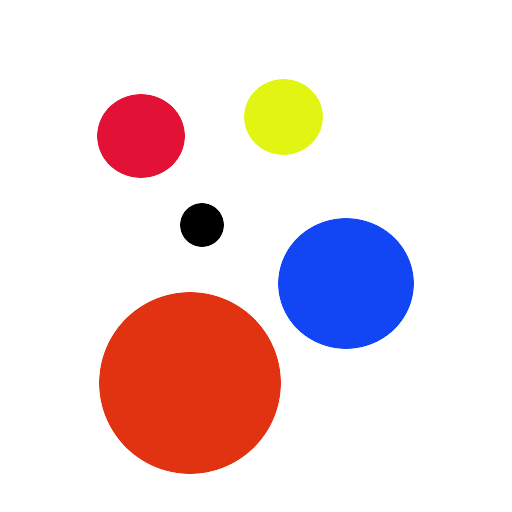
#> input picture images/circles.jpg, 512 x 512 px, found by its file name
$ python -i RoundGenerator.py   (imports and definitions only)
#> lines starting #> are read from the running program, lines starting #| are printed output that depends on the picture; after the words box and inside, x2 and y2 are one past the last pixel; in counts of white or black regions, pixels touching at a corner belong together
import cv2
import Config
import numpy as np

class RoundGenerator:

    # (target image, seconds to play)
    rounds = [
        ("circle.png", 10),
        ("square.png", 10),
        ("rectangle.png", 10),
        ("triangle.png", 10),
        ("disney.png", 15),
    ]

    @staticmethod
    def get_round(round_number):
        """
        Get the next image
        :return: (target image in world size, seconds to play)
        """
        round = RoundGenerator.rounds[(round_number) % len(RoundGenerator.rounds)]
        img = RoundGenerator.get_image(round[0])
        return (img, round[1])

    @staticmethod
    def get_image(img_name):
        """
        Read in image and pre-process it

        :param img_name: image name to read in
        :return: pre-processed image in world size
        """
#> called with img_name = 'images/circles.jpg'
        # read in image
        img = cv2.imread("round_images/" + img_name, cv2.IMREAD_GRAYSCALE)
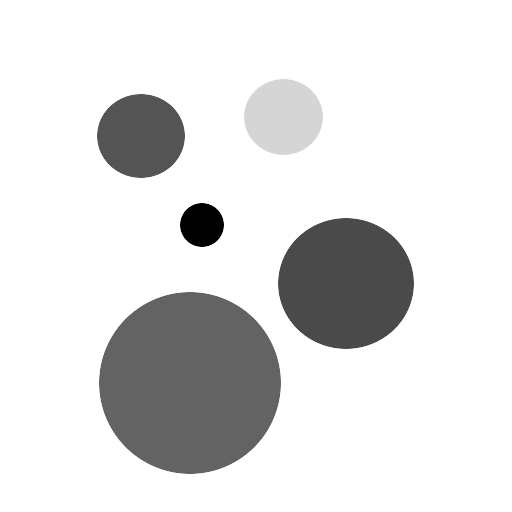
#> img: shape (512, 512); min 0, max 255, mean 224

        # convert to binary image
        img = cv2.threshold(img, 127, 255, cv2.THRESH_BINARY)[1]
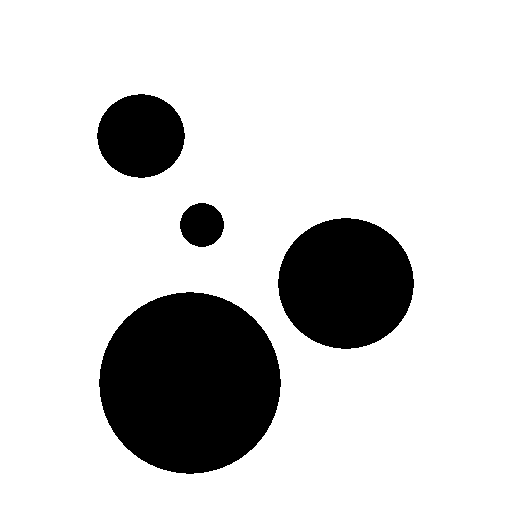
#> img: shape (512, 512); 82.1% white; 4 black regions, box (x1, y1, x2, y2) and area: (99, 292, 281, 474) 25792, (278, 218, 414, 349) 13867, (97, 94, 185, 178) 5714, (180, 203, 224, 247) 1500

        # scale image to world coordinates
        img = cv2.resize(img, Config.WORLD_SPACE_SIZE)
#> img: shape (500, 500)

        # sharpen image (https://stackoverflow.com/questions/4993082/how-to-sharpen-an-image-in-opencv)
        kernel = np.array([[-1, -1, -1], [-1, 9, -1], [-1, -1, -1]])
        img = cv2.filter2D(img, -1, kernel)

        # invert image so border is 255, and background is 0
        img = (255 - img)
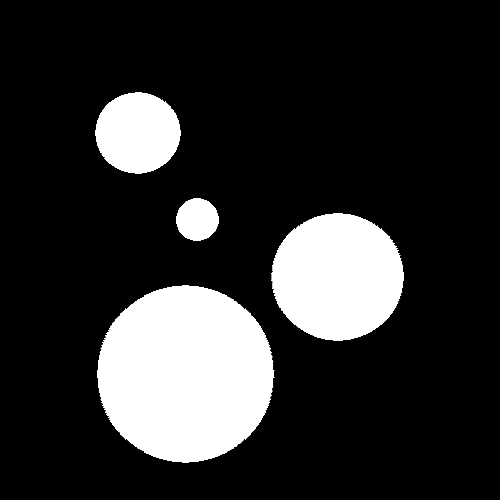
#> img: shape (500, 500); min 0, max 255, mean 45.6

        # return image
        return img

>>> result = RoundGenerator().get_image('images/circles.jpg')
